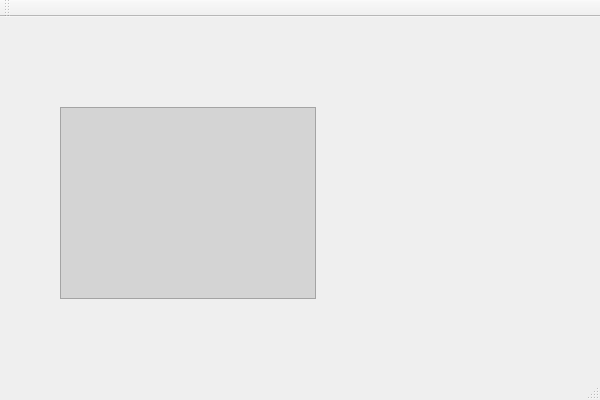
<?xml version="1.0" encoding="UTF-8"?>
<ui version="4.0">
 <class>QtimageprocessingClass</class>
 <widget class="QMainWindow" name="QtimageprocessingClass">
  <property name="geometry">
   <rect>
    <x>0</x>
    <y>0</y>
    <width>600</width>
    <height>400</height>
   </rect>
  </property>
  <property name="windowTitle">
   <string>Qtimageprocessing</string>
  </property>
  <widget class="QWidget" name="centralWidget">
   <widget class="QTextBrowser" name="textBrowser">
    <property name="geometry">
     <rect>
      <x>60</x>
      <y>90</y>
      <width>256</width>
      <height>192</height>
     </rect>
    </property>
    <property name="styleSheet">
     <string notr="true">background-color: rgb(212, 212, 212);</string>
    </property>
   </widget>
  </widget>
  <widget class="QMenuBar" name="menuBar">
   <property name="geometry">
    <rect>
     <x>0</x>
     <y>0</y>
     <width>600</width>
     <height>23</height>
    </rect>
   </property>
  </widget>
  <widget class="QToolBar" name="mainToolBar">
   <attribute name="toolBarArea">
    <enum>TopToolBarArea</enum>
   </attribute>
   <attribute name="toolBarBreak">
    <bool>false</bool>
   </attribute>
  </widget>
  <widget class="QStatusBar" name="statusBar"/>
 </widget>
 <layoutdefault spacing="6" margin="11"/>
 <resources>
  <include location="Qtimageprocessing.qrc"/>
 </resources>
 <connections/>
</ui>
